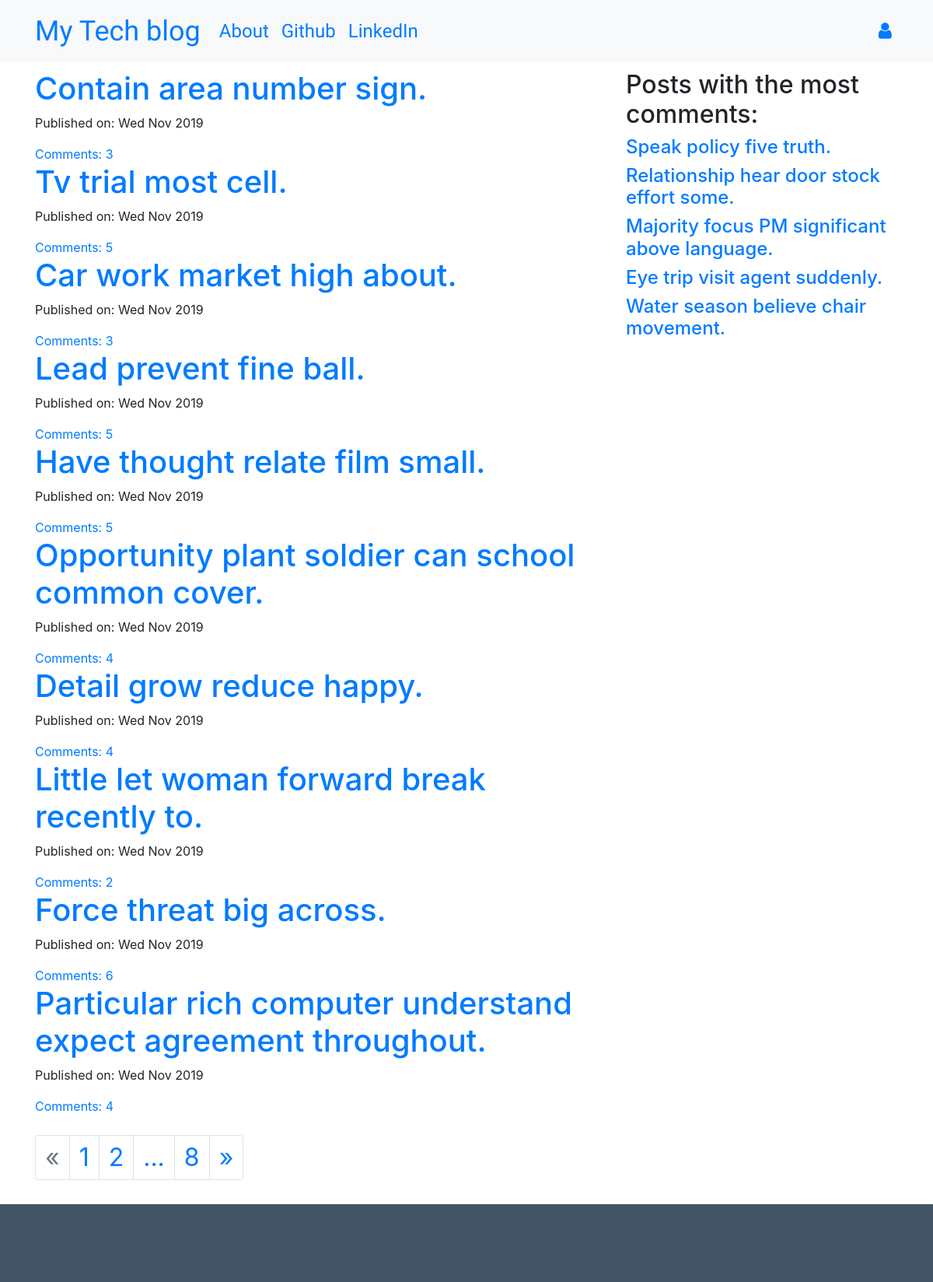
Screenshot of /blog/ with the database file from the repository.
### blog/models.py (models this page shows, shortened)
class Post(models.Model):
    author = models.ForeignKey('auth.User', on_delete=models.CASCADE)
    title = models.CharField(max_length=255)
    text = models.TextField()
    created_date = models.DateTimeField(default=timezone.now)
    published_date = models.DateTimeField(blank=True, null=True)
    def approve_comments(self):
        return self.comments.filter(approved_comment=True)

### blog/views.py (the view)
# urls.py: path('', views.PostListView.as_view(), name='post_list'),
class PostListView(ListView):
    model = Post
    paginate_by = 10
    paginate_orphans = 4
    def get_queryset(self):
        return Post.objects.filter(published_date__lte=timezone.now()).order_by('-published_date')
    def get_context_data(self, **kwargs):
        context = super().get_context_data(**kwargs)
        context['more_comment_post'] = get_most_post()
        return context

### blog/views.py (called while the page is built)
def get_most_post():
    my_dict = dict()
    for post in Post.objects.all():
        comment = Comment.objects.filter(post__id=post.id).count()
        other = {
            post: comment
        }
        my_dict.update(other)
    my_dict_sorted = collections.OrderedDict(sorted(my_dict.items(), key=itemgetter(1), reverse=True)[:5])
    return my_dict_sorted

### blog/templates/blog/post_list.html
{% extends 'blog/base.html' %}
{% block content %}
<div class="centerstage">
    {% for post in post_list %}
        <div class="post">
            <h1><a href="{% url 'post_detail' pk=post.pk %}">{{ post.title }}</a></h1>
            <div class="date">
                <p>Published on: {{ post.published_date|date:"D M Y"}}</p>
            </div>
            <a href="{% url 'post_detail' pk=post.pk %}">Comments: {{ post.approve_comments.count }}</a>
        </div>
    {% endfor %}
</div>
{% endblock %}
{% block adv %}
  <div class="col-md-4">
      <div class="advertising">
        <h2>Posts with the most comments:</h2>
        {% for post in more_comment_post %}
          <div class="most_post">
              <h4><a href="{% url 'post_detail' pk=post.pk %}">{{ post.title }}</a></h4>
          </div>
        {% endfor %}
      </div>
    </div>
{% endblock %}

### blog/templates/blog/base.html (shortened to what this page needs)
<!DOCTYPE html>
{% load static %}
<html>
  <head>
    <link rel="stylesheet" href="https://stackpath.bootstrapcdn.com/bootstrap/4.1.3/css/bootstrap.min.css"
>
    <link href="https://maxcdn.bootstrapcdn.com/font-awesome/4.7.0/css/font-awesome.min.css" rel="stylesheet">
    <link rel="stylesheet" href="//cdn.jsdelivr.net/medium-editor/latest/css/medium-editor.min.css" type="text/css" media="screen" charset="utf-8">
    <link rel="stylesheet" href="{% static 'css/blog.css' %}">
  </head>
  <body class='loader'>
    <nav class="navbar navbar-expand-lg bg-light techfont">
      <div class="container">
        <div class="navbar-nav align-items-center">
          <a class="navbar-brand bigbrand" href="{% url 'post_list' %}">My Tech blog</a>
          <a class="nav-item nav-link" href="{% url 'about' %}">About</a>
          <a class="nav-item nav-link" href="https://www.github.com">Github</a>
          <a class="nav-item nav-link" href="https://www.linkedin.com">LinkedIn</a>
        </div>
        <div class="navbar-nav align-items-center ml-auto">
          {% if user.is_authenticated %}
            <a class="nav-item nav-link" href="{% url 'post_new' %}">New Post</a>
            <a class="nav-item nav-link" href="{% url 'post_draft_list' %}">Drafts</a>
            <a class="nav-item nav-link" href="{% url 'logout' %}">Log out</a>
            <a >Welcome: {{ user.username }}</a>
          {% else %}
            <a class="nav-item nav-link" href="{% url 'login' %}" aria-label="Login">
              <span class="fa fa-user" aria-hidden="true"></span></a>
          {% endif %}
        </div>
      </div>
    </nav>
          <div class="content container">
              <div class="row home-posts">
                  <div class="col-md-8">
                    <div class="blog_posts">
                      {% block content %}
                      {% endblock %}
                      {% if is_paginated %}
                        <nav aria-label="Post navogation">
                            <ul class="pagination">
                                {% if page_obj.has_previous %}
                                  <li class="page-item">
                                    <a class="page-link" href="?page={{ page_obj.previous_page_number }}">&laquo;</a>
                                  </li>
                                  <li class="page-item">
                                    <a class="page-link" href="?page=1">1</a>
                                  </li>
                                  <li class="page-item">
                                    <a class="page-link" href="?page=1">...</a>
                                  </li>
                                {% else %}
                                  <li class="page-item disabled">
                                    <span class="page-link">&laquo;</span>
                                  </li>
                                {% endif %}
                                {% for n in paginator.page_range %}
                                    {% if page_obje.number == n %}
                                        <li class="page-item active">
                                            <a class="page-link" href="?page={{ n }}">{{ n }} <span
                                                    class="sr-only">(current)</span></a>
                                        </li>
                                        {% elif n > page_obj.number|add:-2 and n < page_obj.number|add:2 %}
                                        <li class="page-item">
                                            <a class="page-link" href="?page={{ n }}">{{ n }}</a>
                                        </li>
                                    {% endif %}
                                {% endfor %}
                                {% if page_obj.has_next %}
                                <li class="page-item">
                                  <a class="page-link" href="?page={{ paginator.num_pages }}">...</a>
                                </li>
                                <li class="page-item">
                                  <a class="page-link" href="?page={{ paginator.num_pages }}">{{ paginator.num_pages }}</a>
                                </li>
                                  <li class="page-item">
                                    <a class="page-link" href="?page={{ page_obj.next_page_number }}">&raquo;</a>
                                  </li>
                                {% else %}
                                  <li class="page-item disabled">
                                    <span class="page-link">&raquo;</span>
                                  </li>
                                {% endif %}
                            </ul>
                        </nav>
                    {% endif %}
                    </div>
                  </div>
                  {% block adv %}
                  {% endblock %}
              </div>
          </div>
    <footer></footer>
  </body>
</html>

### blog/static/css/blog.css (style rules this page uses)
.techfont { font-family: 'Russo One', sans-serif; font-size: 1.5em; margin-bottom: 10px; }
.advertising { display: block; position: fixed; width: 360px; z-index: 100; }
.pagination { font-size: 2em; }
.centerstage { margin-left: auto; margin-right: auto; margin-bottom: 25px; }
.bigbrand { font-size: 1.5em; }
footer { position: relative; top: 15px; clear: both; height: 100px; background: #456; }

### rows the page displays
Post: title "Contain area number sign.", published_date "Wed Nov 2019", approve_comments.count "3"
Post: title "Tv trial most cell.", published_date "Wed Nov 2019", approve_comments.count "5"
Post: title "Car work market high about.", published_date "Wed Nov 2019", approve_comments.count "3"
Post: title "Lead prevent fine ball.", published_date "Wed Nov 2019", approve_comments.count "5"
Post: title "Have thought relate film small.", published_date "Wed Nov 2019", approve_comments.count "5"
Post: title "Opportunity plant soldier can school common cover.", published_date "Wed Nov 2019", approve_comments.count "4"
Post: title "Detail grow reduce happy.", published_date "Wed Nov 2019", approve_comments.count "4"
Post: title "Little let woman forward break recently to.", published_date "Wed Nov 2019", approve_comments.count "2"
Post: title "Force threat big across.", published_date "Wed Nov 2019", approve_comments.count "6"
Post: title "Particular rich computer understand expect agreement throughout.", published_date "Wed Nov 2019", approve_comments.count "4"
Post: title "Speak policy five truth."
Post: title "Relationship hear door stock effort some."
Post: title "Majority focus PM significant above language."
Post: title "Eye trip visit agent suddenly."
Post: title "Water season believe chair movement."

### other values shown
{{ n }} "1" "2"
{{ paginator.num_pages }} "8"
